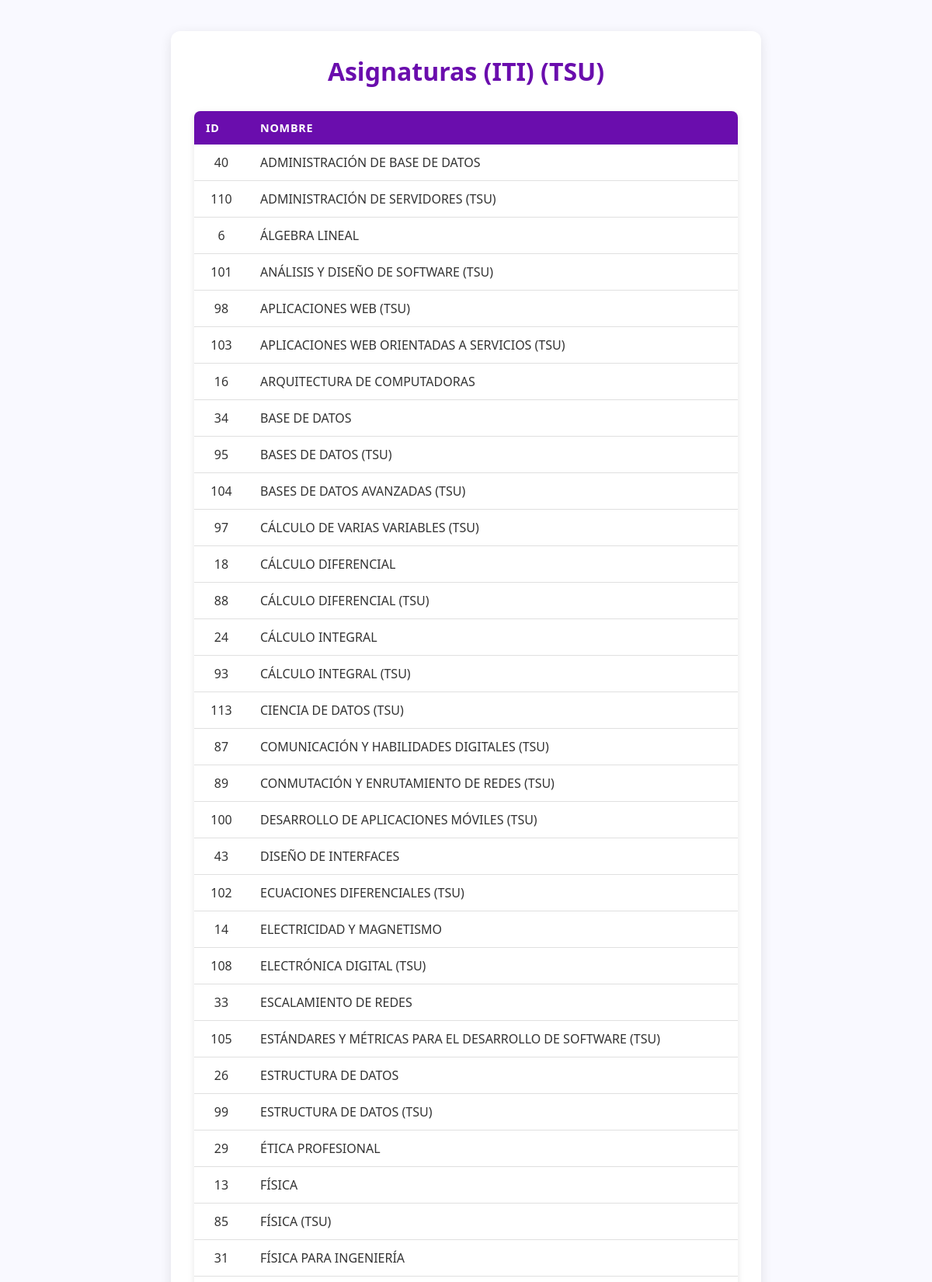
/index.php?action=consultarAsignaturas (signed in, upper part), run on the app's committed database.
### tables this page shows
CREATE TABLE `asignatura` (
  `id_asignatura` int(11) NOT NULL AUTO_INCREMENT,
  `nombre` varchar(100) NOT NULL,
  PRIMARY KEY (`id_asignatura`),
  UNIQUE KEY `nombre` (`nombre`)
);

### app/controllers/AsignaturasController.php (called while the page is built, shortened)
<?php
    include_once "app/models/AsignaturasModel.php";
    class AsignaturasController{
        private $model;
        public function __construct($connection){
            $this -> model = new AsignaturasModel($connection);
        }
        public function consultarAsignaturas() {
            $asignaturas = $this->model->consultarAsignaturas();
            include_once "app/views/gestion_asignaturas.php";
        }
    }

### app/models/AsignaturasModel.php (called while the page is built, shortened)
<?php
  class AsignaturasModel{
      private $connection;
      public function __construct($connection){
          $this -> connection = $connection;
      }
      public function consultarAsignaturas() {
          $sql = "SELECT id_asignatura, nombre FROM asignatura";
          return $this->connection->query($sql);
      }
  }

### app/views/gestion_asignaturas.php (the view, shortened to what this page needs)
<!DOCTYPE html>
<html lang="es">
<head>
    <link rel="stylesheet" href="public/css/consultar_asignaturas.css">
</head>
<body class="consultar-asignaturas">
<div class="container">
    <h2>Asignaturas (ITI) (TSU)</h2>
    <table>
        <thead>
            <tr>
                <th>ID</th>
                <th>Nombre</th>
            </tr>
        </thead>
        <tbody>
            <?php while ($a = $asignaturas->fetch_assoc()) { ?>
                <tr>
                    <td><?php echo $a['id_asignatura']; ?></td>
                    <td><?php echo $a['nombre']; ?></td>
                </tr>
            <?php } ?>
        </tbody>
    </table>
</div>
</body>
</html>

### public/css/consultar_asignaturas.css (style rules this page uses)
:root { --primary-color: #6a0dad; --primary-hover: #8b1cf0; --background-light: #f9f9ff; --container-bg: #ffffff; --border-light: #e0e0e0; --text-color: #333; }
body.consultar-asignaturas { font-family: 'Segoe UI', Tahoma, Geneva, Verdana, sans-serif; background-color: var(--background-light); margin: 0; padding: 40px 20px; color: var(--text-color); text-align: center; }
.container { background-color: var(--container-bg); padding: 30px; border-radius: 12px; box-shadow: 0 4px 15px rgba(0, 0, 0, 0.1); max-width: 700px; margin: 0 auto 30px auto; text-align: left; }
h2 { text-align: center; color: var(--primary-color); margin-top: 0; margin-bottom: 30px; font-size: 2em; }
table { width: 100%; border-collapse: collapse; box-shadow: 0 2px 8px rgba(0, 0, 0, 0.1); border-radius: 8px; overflow: hidden; }
th, td { padding: 12px 15px; text-align: left; border: none; }
th { background-color: var(--primary-color); color: white; text-transform: uppercase; font-size: 0.9em; letter-spacing: 0.05em; }
tbody tr { background-color: var(--container-bg); border-bottom: 1px solid var(--border-light); }
td:nth-child(1) { width: 10%; text-align: center; }

### data on the page
asignatura: id_asignatura "40", nombre "ADMINISTRACIÓN DE BASE DE DATOS"
asignatura: id_asignatura "110", nombre "ADMINISTRACIÓN DE SERVIDORES (TSU)"
asignatura: id_asignatura "6", nombre "ÁLGEBRA LINEAL"
asignatura: id_asignatura "101", nombre "ANÁLISIS Y DISEÑO DE SOFTWARE (TSU)"
asignatura: id_asignatura "98", nombre "APLICACIONES WEB (TSU)"
asignatura: id_asignatura "103", nombre "APLICACIONES WEB ORIENTADAS A SERVICIOS (TSU)"
asignatura: id_asignatura "16", nombre "ARQUITECTURA DE COMPUTADORAS"
asignatura: id_asignatura "34", nombre "BASE DE DATOS"
asignatura: id_asignatura "95", nombre "BASES DE DATOS (TSU)"
asignatura: id_asignatura "104", nombre "BASES DE DATOS AVANZADAS (TSU)"
asignatura: id_asignatura "97", nombre "CÁLCULO DE VARIAS VARIABLES (TSU)"
asignatura: id_asignatura "18", nombre "CÁLCULO DIFERENCIAL"
asignatura: id_asignatura "88", nombre "CÁLCULO DIFERENCIAL (TSU)"
asignatura: id_asignatura "24", nombre "CÁLCULO INTEGRAL"
asignatura: id_asignatura "93", nombre "CÁLCULO INTEGRAL (TSU)"
asignatura: id_asignatura "113", nombre "CIENCIA DE DATOS (TSU)"
asignatura: id_asignatura "87", nombre "COMUNICACIÓN Y HABILIDADES DIGITALES (TSU)"
asignatura: id_asignatura "89", nombre "CONMUTACIÓN Y ENRUTAMIENTO DE REDES (TSU)"
asignatura: id_asignatura "100", nombre "DESARROLLO DE APLICACIONES MÓVILES (TSU)"
asignatura: id_asignatura "43", nombre "DISEÑO DE INTERFACES"
asignatura: id_asignatura "102", nombre "ECUACIONES DIFERENCIALES (TSU)"
asignatura: id_asignatura "14", nombre "ELECTRICIDAD Y MAGNETISMO"
asignatura: id_asignatura "108", nombre "ELECTRÓNICA DIGITAL (TSU)"
asignatura: id_asignatura "33", nombre "ESCALAMIENTO DE REDES"
asignatura: id_asignatura "105", nombre "ESTÁNDARES Y MÉTRICAS PARA EL DESARROLLO DE SOFTWARE (TSU)"
asignatura: id_asignatura "26", nombre "ESTRUCTURA DE DATOS"
asignatura: id_asignatura "99", nombre "ESTRUCTURA DE DATOS (TSU)"
asignatura: id_asignatura "29", nombre "ÉTICA PROFESIONAL"
asignatura: id_asignatura "13", nombre "FÍSICA"
asignatura: id_asignatura "85", nombre "FÍSICA (TSU)"
asignatura: id_asignatura "31", nombre "FÍSICA PARA INGENIERÍA"
